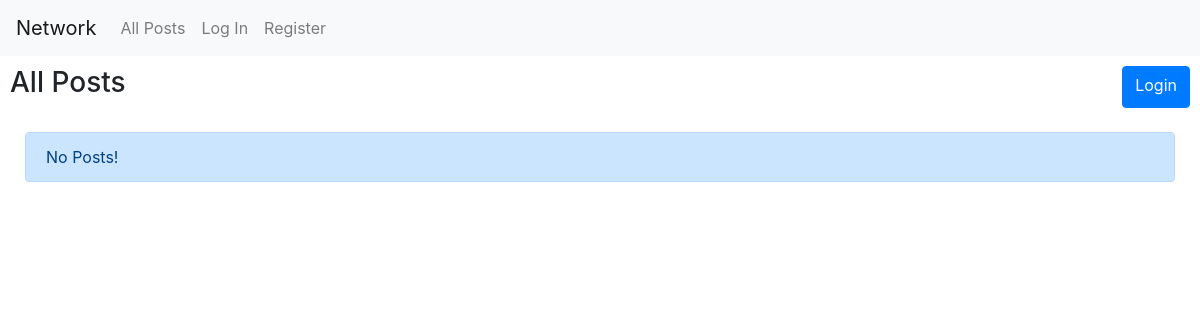
The app's page /, older data.
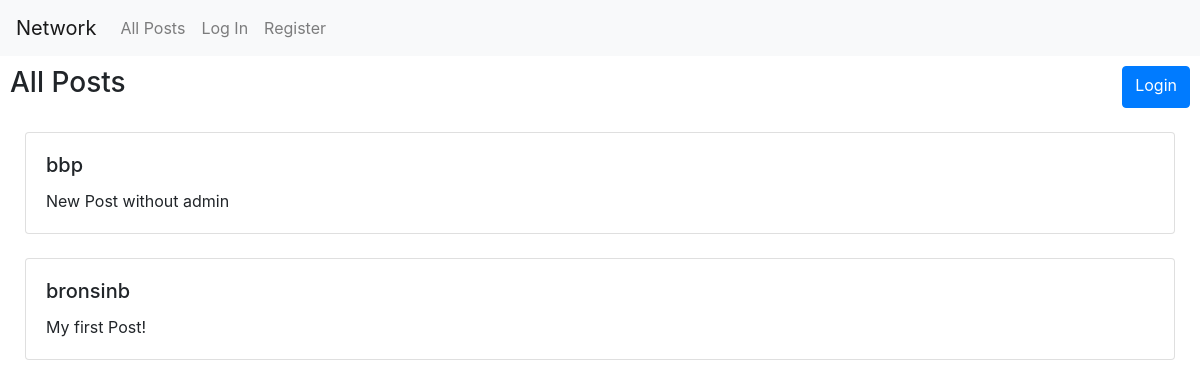
The same page, newer data.
### network/models.py (models this page shows, shortened)
class Post(models.Model):
    user = models.ForeignKey(User, on_delete=models.CASCADE, related_name="posts")
    text = models.CharField(max_length=280)
    created = models.DateTimeField(auto_now_add=True)
    likes = models.ManyToManyField(User, blank=True, related_name="likes")

class User(AbstractUser):
    follower = models.ForeignKey('self', null=True, on_delete=models.CASCADE, related_name="followers")

### network/views.py (the view)
# urls.py: path("", views.index, name="index"),
def index(request):
    if request.method == "POST":
        post = request.POST["post"]
        if len(post) > 0:
            post = Post(user=request.user, text=post)
            post.save()
    posts = Post.objects.all().order_by('created').reverse()
    return render(request, "network/index.html", {
        "posts": posts
    })

### network/templates/network/index.html (shortened to what this page needs)
{% extends "network/layout.html" %}
{% load static %}
{% block body %}
    <div class="container-fluid">
        <div class="row">
            <h3 class="col-xs">All Posts</h3>
            <div class="col">
            </div>
            {% if user.is_authenticated %}
                <button id="new-post-button" class="btn btn-primary">New Post</button>
            {% else %}
                <a href="{% url 'login' %}" id="new-post-button" class="btn btn-primary">Login</a>
            {% endif %}
        </div>
        <br>
        {% for post in posts %}
            <div class="card">
                <div class="card-body">
                    <h5 class="card-title">{{ post.user.username }}</h5>
                    <p class="card-text">{{ post.text }}</p>
                </div>
            </div>
            <br>
        {% empty %}
            <div class="alert alert-primary" role="alert">
                No Posts!
          </div>
        {% endfor %}
    </div>
{% endblock %}

### network/templates/network/layout.html (shortened to what this page needs)
{% load static %}
<!DOCTYPE html>
<html lang="en">
    <head>
        <link rel="stylesheet" href="https://cdnjs.cloudflare.com/ajax/libs/font-awesome/4.7.0/css/font-awesome.min.css">
        <link rel="stylesheet" href="https://stackpath.bootstrapcdn.com/bootstrap/4.4.1/css/bootstrap.min.css">
        <link href="{% static 'network/styles.css' %}" rel="stylesheet">
    </head>
    <body>
        <nav class="navbar navbar-expand-lg navbar-light bg-light">
            <a class="navbar-brand" href="#">Network</a>
            <div>
              <ul class="navbar-nav mr-auto">
                <li class="nav-item">
                  <a class="nav-link" href="{% url 'index' %}">All Posts</a>
                </li>
                {% if user.is_authenticated %}
                    <li class="nav-item">
                        <a class="nav-link" href="#">Following</a>
                    </li>
                    <li class="nav-item">
                        <a class="nav-link" href="{% url 'logout' %}">Log Out</a>
                    </li>
                {% else %}
                    <li class="nav-item">
                        <a class="nav-link" href="{% url 'login' %}">Log In</a>
                    </li>
                    <li class="nav-item">
                        <a class="nav-link" href="{% url 'register' %}">Register</a>
                    </li>
                {% endif %}
              </ul>
            </div>
          </nav>
        <div class="body padding">
            {% block body %}
            {% endblock %}
        </div>
    </body>
</html>

### network/static/network/styles.css (style rules this page uses)
.padding { padding: 10px; }

Row changes from the older to the newer data that the page shows:
added Post: user.username "bbp", text "New Post without admin"
added Post: user.username "bronsinb", text "My first Post!"
Text that changed along with them:
text no longer shown: "No Posts!"
